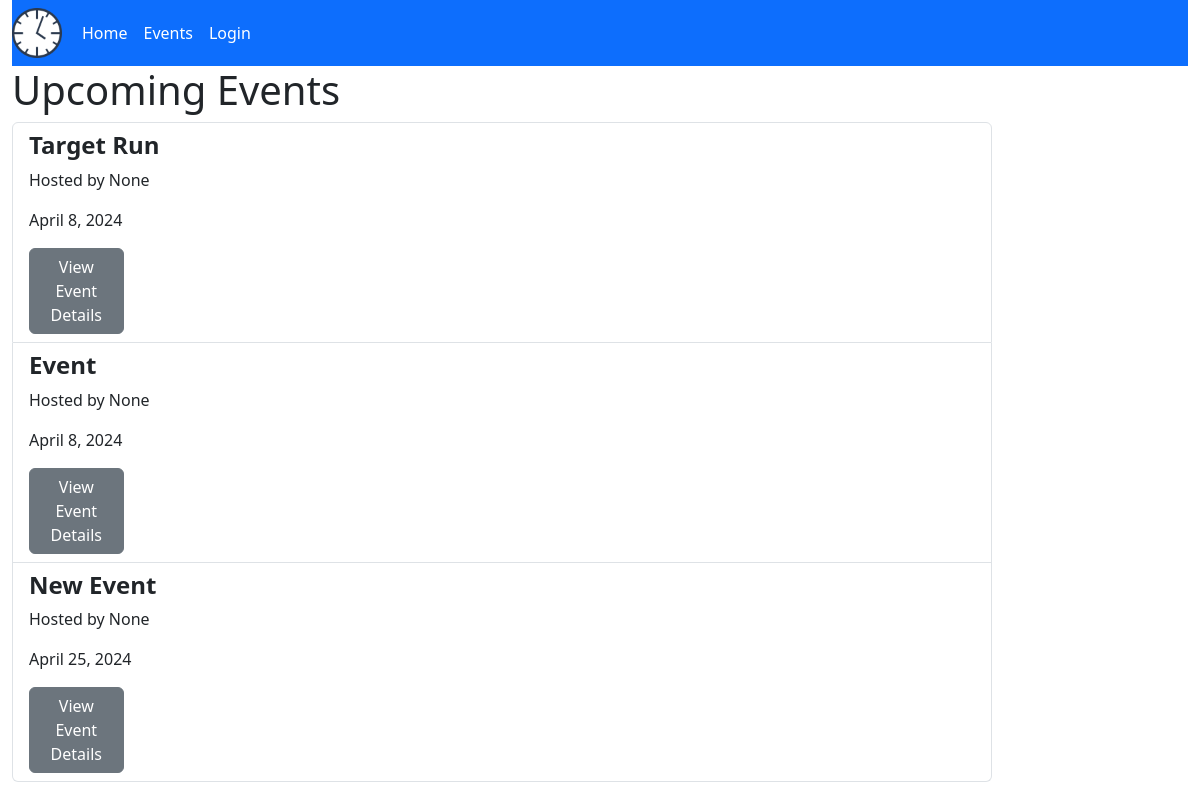
Page /events/ on the earlier database version.
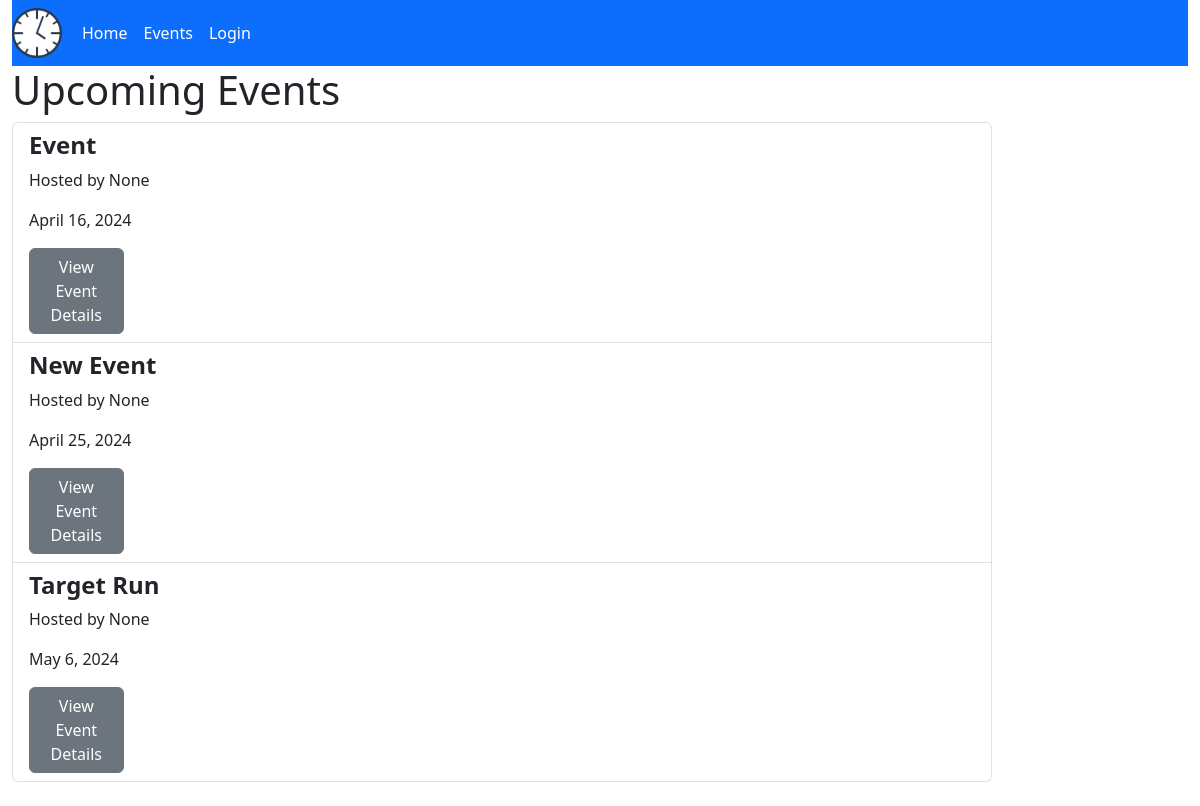
Same page on the later database version.
### eventspace/models.py (models this page shows, shortened)
class Event(models.Model):
    host = models.ForeignKey(User, null=True, on_delete=models.CASCADE)
    title = models.CharField(max_length=200, blank=False)
    location = models.CharField(max_length=200, blank=False)
    image = models.ImageField(blank=True, upload_to='images/')
    description = models.TextField(blank=True)
    date = models.DateField(("Date"), default=datetime.date.today, blank=False)
    start = models.TimeField(default=None, null=True, blank=True)
    end = models.TimeField(default=None, null=True, blank=True)
    def get_absolute_url(self):
        return reverse('event-detail', args=[str(self.id)])
    class Meta:
        ordering = ('date',)

### eventspace/views.py (the view)
# urls.py: path('events/', views.EventListView.as_view(), name='event-list'),
class EventListView(generic.ListView):
    model = Event

### eventspace/templates/eventspace/event_list.html (shortened to what this page needs)
{% extends "eventspace/base_template.html" %}
{% block content %}
    <h1>Upcoming Events</h1>
    {% if event_list %}
        <ul class="list-group">
        {% for event in event_list %}
            <li class="list-group-item">
                <h4><strong>{{event.title}}</strong></h4>
                <p class="card-text">Hosted by {{event.host}}</p>
                <p class="card-text">{{event.date}}</p>
                <div class="card-body">
                    <a href="{{ event.get_absolute_url }}" class="btn btn-secondary" aria-pressed="true" style = "width:10%;">View Event Details</a>
                </div>
            </li>
        {% endfor %}
    </ul>
    {% else %}
        <br><h2>There aren't any events...yet!</h2>
    {% endif %}
    <br>
{% endblock %}

Differences in the rows shown:
changed Event "Event": date "April 8, 2024" → "April 16, 2024"
changed Event "Target Run": date "April 8, 2024" → "May 6, 2024"; moves down the list
